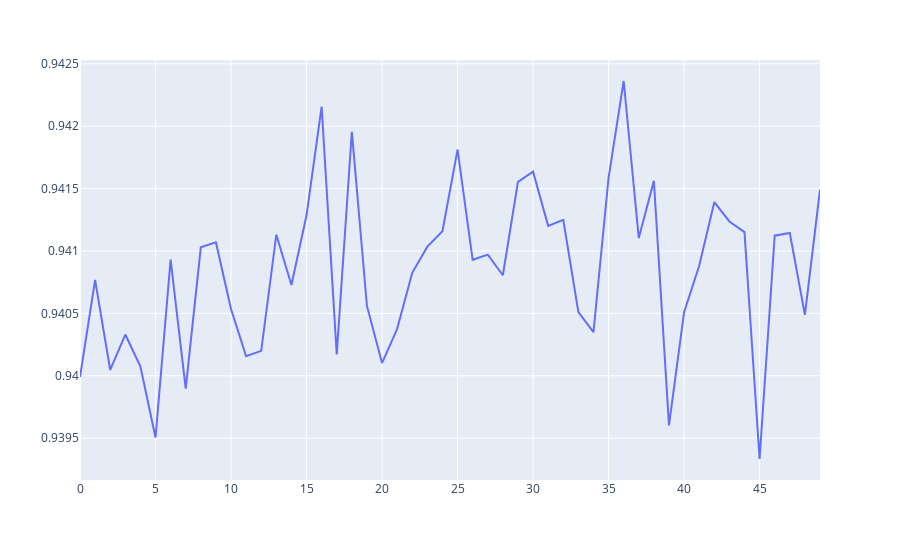

The notebook cell saved with this chart:
### Code cell
fig = px.scatter();
for i in [3]:
    param = [p[i] for p in parameters];
    fig.add_trace(go.Scatter(x = list(range(50)), y=param));
fig.show();

### Figure 1 — Plotly figure (JSON) as saved in the notebook; plotly's stock layout.template omitted (floating-point values rounded to 4 significant figures)
{"data": [{"type": "scatter", "x": [0, 1, 2, 3, 4, 5, 6, 7, 8, 9, 10, 11, 12, 13, 14, 15, 16, 17, 18, 19, 20, 21, 22, 23, 24, 25, 26, 27, 28, 29, 30, 31, 32, 33, 34, 35, 36, 37, 38, 39, 40, 41, 42, 43, 44, 45, 46, 47, 48, 49], "y": [0.94, 0.9408, 0.94, 0.9403, 0.9401, 0.9395, 0.9409, 0.9399, 0.941, 0.9411, 0.9405, 0.9402, 0.9402, 0.9411, 0.9407, 0.9413, 0.9422, 0.9402, 0.942, 0.9406, 0.9401, 0.9404, 0.9408, 0.941, 0.9412, 0.9418, 0.9409, 0.941, 0.9408, 0.9416, 0.9416, 0.9412, 0.9412, 0.9405, 0.9403, 0.9416, 0.9424, 0.9411, 0.9416, 0.9396, 0.9405, 0.9409, 0.9414, 0.9412, 0.9412, 0.9393, 0.9411, 0.9411, 0.9405, 0.9415]}], "layout": {"legend": {"tracegroupgap": 0}, "margin": {"t": 60}, "xaxis": {"anchor": "y", "domain": [0, 1]}, "yaxis": {"anchor": "x", "domain": [0, 1]}}}
